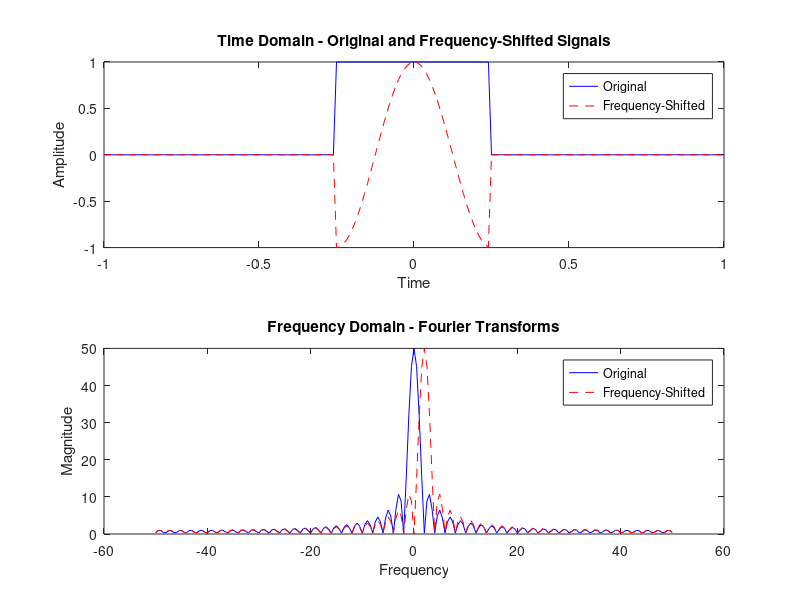

Write MATLAB code to recreate this figure.
% Frequency Shifting Property
% Original signal
t = -1:0.01:1;
x = rectpuls(t, 0.5); % Rectangular pulse
% Frequency shift
f0 = 2;
x_shifted_frequency = x .* exp(1i * 2 * pi * f0 * t); % Shifted frequency
% Fourier Transform of the original signal
X = fft(x);
% Fourier Transform of the shifted frequency signal
X_shifted_frequency = fft(x_shifted_frequency);
% Plot the original and frequency-shifted signals in time domain
subplot(2, 1, 1);
plot(t, x, 'b', t, real(x_shifted_frequency), 'r--');
title('Time Domain - Original and Frequency-Shifted Signals');
legend('Original', 'Frequency-Shifted');
xlabel('Time');
ylabel('Amplitude');
% Plot the Fourier Transforms in frequency domain
subplot(2, 1, 2);
f = linspace(-50, 50, length(X));
plot(f, abs(fftshift(X)), 'b', f, abs(fftshift(X_shifted_frequency)), 'r--');
title('Frequency Domain - Fourier Transforms');
legend('Original', 'Frequency-Shifted');
xlabel('Frequency');
ylabel('Magnitude');
